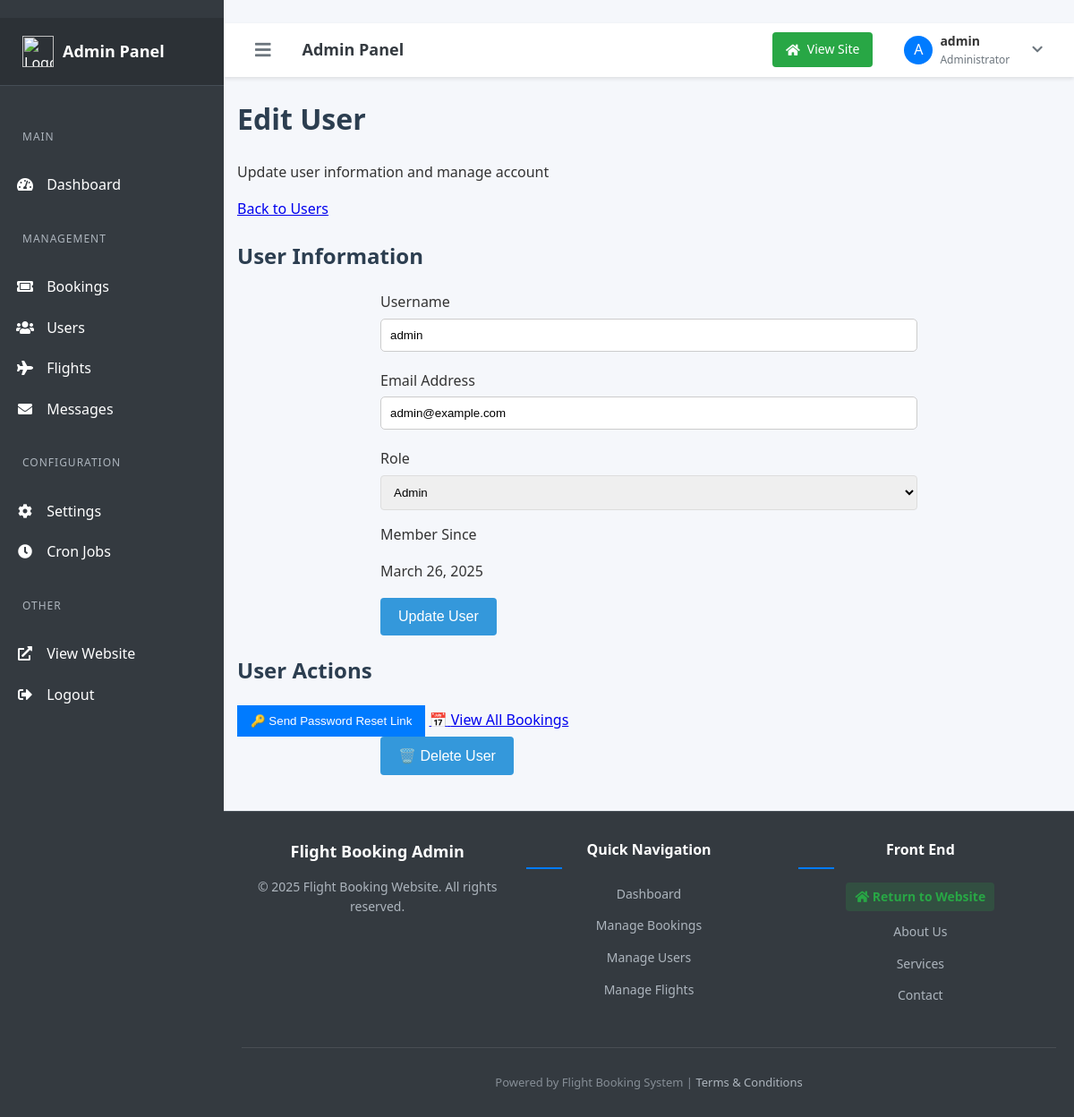
The page /admin/edit-user.php?id=1 (signed in) on the database its author committed.
### tables this page shows
CREATE TABLE users (
    id INT AUTO_INCREMENT PRIMARY KEY,
    username VARCHAR(50) NOT NULL UNIQUE,
    email VARCHAR(100) NOT NULL UNIQUE,
    password VARCHAR(255) NOT NULL,
    role ENUM('user', 'admin') DEFAULT 'user',
    reset_token VARCHAR(100) NULL,
    token_expiry DATETIME NULL,
    admin_reset BOOLEAN DEFAULT 0,
    deletion_requested DATETIME NULL,
    deletion_token VARCHAR(64) NULL,
    created_at TIMESTAMP DEFAULT CURRENT_TIMESTAMP,
    updated_at TIMESTAMP DEFAULT CURRENT_TIMESTAMP ON UPDATE CURRENT_TIMESTAMP
);

### classes/User.php (called while the page is built, shortened)
<?php
class User {
    protected $db;
    public function __construct($database) {
        $this->db = $database;
    }
    public function getUserById($id) {
        $stmt = $this->db->prepare("SELECT * FROM users WHERE id = ?");
        $stmt->execute([$id]);
        return $stmt->fetch(\PDO::FETCH_ASSOC);
    }
}

### admin/edit-user.php (the view, shortened to what this page needs)
<?php
require_once '../inc/db.php';
require_once '../classes/User.php';
$userId = $_GET['id'] ?? null;
try {
    $userObj = new User($pdo);
    $user = $userObj->getUserById($userId);
} catch (Exception $e) {
    $error = "Error: " . $e->getMessage();
}
include 'includes/header.php';
?>
<div class="container mx-auto px-4 py-6">
    <div class="mb-6 flex justify-between items-center">
        <div>
            <h1 class="text-2xl font-bold text-gray-800 mb-2">Edit User</h1>
            <p class="text-gray-600">Update user information and manage account</p>
        </div>
        <div>
            <a href="users.php" class="inline-flex items-center px-4 py-2 bg-gray-100 hover:bg-gray-200 text-gray-800 rounded-md transition-colors">
                Back to Users
            </a>
        </div>
    </div>
    <div class="grid grid-cols-1 lg:grid-cols-3 gap-6">
        <div class="lg:col-span-2">
            <div class="bg-white rounded-lg shadow-md overflow-hidden">
                <div class="p-6">
                    <h2 class="text-xl font-semibold mb-4">User Information</h2>
                    <form action="" method="POST">
                        <div class="space-y-4">
                            <div>
                                <label for="username" class="block text-sm font-medium text-gray-700 mb-1">Username</label>
                                <input type="text" id="username" name="username" value="<?php echo htmlspecialchars($user['username']); ?>" class="block w-full px-3 py-2 border border-gray-300 rounded-md shadow-sm focus:outline-none focus:ring-blue-500 focus:border-blue-500" required>
                            </div>
                            <div>
                                <label for="email" class="block text-sm font-medium text-gray-700 mb-1">Email Address</label>
                                <input type="email" id="email" name="email" value="<?php echo htmlspecialchars($user['email']); ?>" class="block w-full px-3 py-2 border border-gray-300 rounded-md shadow-sm focus:outline-none focus:ring-blue-500 focus:border-blue-500" required>
                            </div>
                            <div>
                                <label for="role" class="block text-sm font-medium text-gray-700 mb-1">Role</label>
                                <select id="role" name="role" class="block w-full px-3 py-2 border border-gray-300 rounded-md shadow-sm focus:outline-none focus:ring-blue-500 focus:border-blue-500">
                                    <option value="admin" <?php echo $user['role'] === 'admin' ? 'selected' : ''; ?>>Admin</option>
                                </select>
                            </div>
                            <div>
                                <label class="block text-sm font-medium text-gray-700 mb-1">Member Since</label>
                                <p class="px-3 py-2 border border-gray-200 bg-gray-50 rounded-md"><?php echo date('F j, Y', strtotime($user['created_at'])); ?></p>
                            </div>
                        </div>
                        <div class="mt-6 flex justify-end">
                            <button type="submit" class="px-4 py-2 bg-blue-600 hover:bg-blue-700 text-white rounded-md shadow transition-colors">
                                Update User
                            </button>
                        </div>
                    </form>
                </div>
            </div>
        </div>
        <div class="lg:col-span-1">
            <div class="bg-white rounded-lg shadow-md overflow-hidden">
                <div class="p-6">
                    <h2 class="text-xl font-semibold mb-4">User Actions</h2>
                    <div class="space-y-3">
                        <button type="button" onclick="resetPassword()" class="w-full text-left px-4 py-2 bg-gray-50 hover:bg-gray-100 rounded-md transition-colors flex items-center">
                            <span class="mr-2 text-gray-600 inline-block w-5 h-5">🔑</span>
                            Send Password Reset Link
                        </button>
                        <a href="view-bookings.php?user_id=<?php echo $userId; ?>" class="w-full text-left px-4 py-2 bg-gray-50 hover:bg-gray-100 rounded-md transition-colors flex items-center block">
                            <span class="mr-2 text-gray-600 inline-block w-5 h-5">📅</span>
                            View All Bookings
                        </a>
                        <form action="" method="POST" onsubmit="return confirm('Are you sure you want to delete this user? This action cannot be undone.');">
                            <button type="submit" name="delete_user" class="w-full text-left px-4 py-2 bg-red-50 hover:bg-red-100 text-red-700 rounded-md transition-colors flex items-center">
                                <span class="mr-2 text-red-600 inline-block w-5 h-5">🗑️</span>
                                Delete User
                            </button>
                        </form>
                    </div>
                </div>
            </div>
        </div>
    </div>
</div>
<?php include 'includes/footer.php'; ?>

### assets/css/main.css (style rules this page uses)
body { font-family: Arial, sans-serif; line-height: 1.6; margin: 0; padding: 0; color: #333; background-color: #f9f9f9; }
.container { width: 90%; max-width: 1200px; margin: 0 auto; padding: 20px; }
h1, h2, h3 { color: #2c3e50; }
button { background: #007bff; color: #fff; border: none; padding: 10px 15px; cursor: pointer; }
input[type="text"], input[type="email"], input[type="password"], select { width: 100%; padding: 10px; margin: 5px 0 20px 0; border: 1px solid #ccc; border-radius: 5px; }
form { max-width: 600px; margin: 0 auto; }
input, select, textarea { width: 100%; padding: 10px; margin-bottom: 15px; border: 1px solid #ddd; border-radius: 4px; box-sizing: border-box; }
button[type="submit"] { background-color: #3498db; color: white; padding: 12px 20px; border: none; border-radius: 4px; cursor: pointer; font-size: 16px; }

### assets/css/admin.css (style rules this page uses)
body { background-color: #f4f4f4; font-family: Arial, sans-serif; }

### assets/css/responsive.css (style rules this page uses)
html { box-sizing: border-box; }
*, *::before, *::after { box-sizing: inherit; }
body { margin: 0; font-family: Arial, sans-serif; }
.container { width: 100%; max-width: 1200px; margin: 0 auto; padding: 0 15px; }

### admin/includes/header.php (style rules this page uses)
body { font-family: 'Segoe UI', Tahoma, Geneva, Verdana, sans-serif; background-color: #f5f7fb; margin: 0; padding: 0; color: #333; }

### rows shown on the page
users: username "admin", email "admin@example.com", role "Admin", created_at "March 26, 2025"

### other values the page prints
$firstLetter "A"
$_SESSION['username'] "admin"
